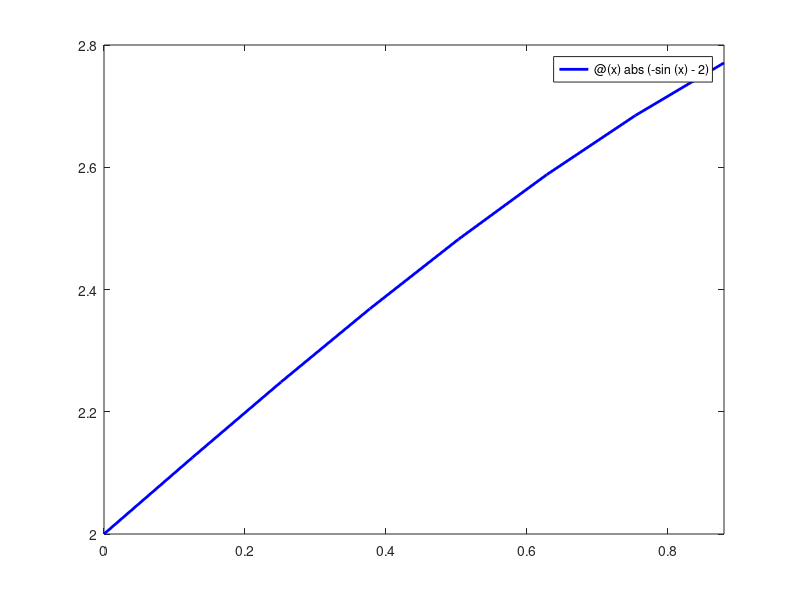

Source code (MATLAB):
% NoMoreHomework

% ESCRIU NOM I COGNOMS
% NOM     =
% COGNOMS =
% interval inicial i funcions g i h per calcular punts d'intersecció
% funcions g i h i f

g = @(x) sin(x);         % g definida inline
h = @(x) x.^2;           % h definida inline
f = @(x) sin(x) - x.^2;  % f definida inline per calcular el zero B 

%interval d'integració
A = 0;                   % Punt d'intersecció A
B = 0.88;                % Punt d'intersecció B amb 2 decimals

% Càlcul de T200 pel mètode dels Trapecis
format long g
n = 200;
x = linspace(A, B, n+1); % n+1 punts equiespaiats entre A i B
y = f(x);                % els valors de f en x
T200 = trapz(x, y)       % usant la funció de Matlab trapz

% Càlcul cota error de T200
h = (B-A)/n % Pas h

f2=@(x) abs(-sin(x)-2);              % abs(f'') inline
y2=f2(x);                            % abs(f''(x))
fplot(f2,[A B],'-b','LineWidth',2)   % gràfica abs(f'') per calcular M
M = max(y2)                          % càlcul de M, directe usant max
cotaerror = ((B-A)*h^2)*(M/12)       % cota error Trapecis  
dmin = 5                             % decimals exactes que com a mínim té T200, a partir cotaerror

% Càlcul solució exacta i error exacte
tol=5e-15;                           % doble precissió, 15 decimals exactes
I = integral(f, A, B, 'AbsTol', tol) % valor exacte I calculat usant integral
error = T200 - I                     %error de truncament en valor absolut quan es calcula T200
d = 5                                %decimals exactes de T200
